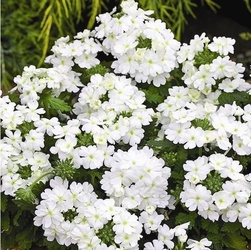
#> input picture images/05_HSV.jpeg, 251 x 250 px, shrunk from 589 x 587 before the run, found by its file name
$ jupyter execute --allow-errors 05_HSV,HSI_ve_YUV.ipynb
#> lines starting #> are read from the running program, lines starting #| are printed output that depends on the picture
<a href="https://colab.research.google.com/github/mervebudakk/python/blob/main/05_HSV%2CHSI_ve_YUV.ipynb" target="_parent"></a>

##1. HSV RENK UZAYI
 RGB renk uzayı genel olarak kullanılan renk uzayıdır. Bu renk uzayında üç ana bileşen kullanılır.Görüntü **r, g, b** yani **kırmızı, yeşil, mavi** renk kodları üzerine tanımlanır. Her piksel bu renk kodlarına göre ara değerler alır. Böylece renkli bir resim elde edilir.

HSV renk uzayı ise **Hue(Renk), Saturation(Doygunluk) ve Value(Parlaklık)**  terimleri ile rengi tanımlar.RGB de renklerin karışımı kullanılmasına karşın HSV de renk, doygunluk ve parlaklık değerleri kullanılır. Doygunluk rengin canlılığını belirlerken parlaklık rengin aydınlığını ifade eder. Örneğin; HSV uzayında siyah renk için renk ve doygunluk değerleri 0 ile 255 arasında herhangi bir değer alabilirken  parlaklık değeri sıfırdır. Beyaz renkte ise parlaklık değeri 255’tir. Buna göre herhangi bir bilgisayarlı görme/görüntü işleme uygulamasında belirli renkteki bir nesneyi ayırt etmek istenirse HSV renk uzayını kullanmak daha elverişlidir. Çünkü RGB renk uzayında eşik değeri için kullanılan filtreler yerine burada sadece Hue bileşeni ile eşik değeri belirlenebilir. Böylelikle daha net renkler elde edilebilir.
 HSV renk uzayı 1978 yılında Alvy Ray Smith tarafından RGB uzayına göre insan görme sistemine daha benzer bir yapı oluşturmak amacıyla tanımlandı.

 Şekil 1’de görüleceği üzere H değeri 0-360° arasında değişirken renklerin öz değerleri değişir. Ancak H sabit olarak seçilir ve diğer değerler (S-V) 0-100 arasında değiştirilirse aynı rengin farklı doygunluk ve parlaklıktaki değerleri elde edilir. Bu özelliğinden dolayı HSV renk temelli ayırma işlemlerinde sıklıkla tercih edilir. İki uzay arasındaki dönüşüm doğrusal olmayan bir bağlantı ile gerçekleştirilir.

[cell 1]
#Google Drive'ınızı bağlamak için kullanılır.
from google.colab import drive
drive.mount('/content/drive')

[cell 2]
from PIL import Image
from IPython.display import display

#PIL modülünden Image kütüphanesi uygulamaya dahil edilir.

[cell 3]
from IPython.display import Image
Image(filename="/content/drive/My Drive/Resource/05_HSV_cone.png")

[cell 4]
Image(filename="/content/drive/My Drive/Resource/05_HSV2.png")

##1.1. HSV Modelleme
RGB renk uzayından HSV renk uzayına geçiş yapmak için belirli formüller kullanılır. Burada dikkat edilmesi gereken nokta RGB değerlerini 0-1 arasına indirilmesi gerekliliğidir. Her pikselin değeri 255 ile bölünerek normalize edildikten sonra aşağıdaki formüller ile HSV değerleri bulunabilir.

İlk olarak görüntünün piksel değerlerinde bulunan renk kodları alınır .

R' = R/255

G' = G/255

B' = B/255

Cmax = max (R', G', B')

Cmin = min (R', G', B')

Δ = Cmax - Cmin

Hue(Renk) değeri için hesaplama:

[cell 5]
Image(filename="/content/drive/My Drive/Resource/05_hsvFormul1.jpeg")

Saturation(Doygunluk) değeri için hesaplama:

[cell 6]
Image(filename="/content/drive/My Drive/Resource/05_HSVformul2.png")

Value(Parlaklık) değeri için hesaplama:

>$V = Cmax$

##1.2.HSV  Metodu Uygulaması:

[cell 7]
def  rgbtohsv (r, g, b):
#Kullanılan fonksiyon 'rgbtohsv' adında int türünde 'r,g,b' adlı üç parametre ile kullanmaktadır.
    r, g, b = r/255.0, g/255.0, b/255.0
#Alınan r,g,b değişkenlerini normalize hale getirmek için yani 0-1 değerleri arasına almak için her değişken 255 sayısına bölünür.
    Cmax = max (r, g, b)
#Yeni değerleri hesaplanan r,g,b değişkenleri arasından en büyük olanı bulunup 'Cmax' değişkenine atılır.
    Cmin = min (r, g, b)
#Yeni değerleri hesaplanan r,g,b değişkenleri arasından en küçük olanı bulunup 'Cmin' değişkenine atılır.
    delta = Cmax - Cmin
#Formülde belirtilen delta değişkeninin hesaplanması için en büyük değerden en küçük değer çıkarılır. Böylece orta bir değer hesaplanır.
    if delta == 0:
#Hue bileşenini bulmak; yani 'h' değişkeni için, eğer en küçük ve en büyük değer eşit ise hue(renk) bileşenine '0' değeri atanır.
        h = 0
    elif Cmax == r:
#Eğer bulunan en büyük değer r(kırmızı) değişkenine eşitse formüldeki denklem uygulanır. En son 360 ile mod işlemi yapılmasının nedeni raporda belirtildiği gibi Hue bileşeni derece cinsinden değer almaktadır. Bu yüzden 360 üzerinden mod alınarak derecesi hesaplanır.
        h = (60 * ((g-b)/delta)) % 360
    elif Cmax == g:
#Eğer bulunan en büyük değer g(yeşil) değişkenine eşitse formüldeki denklem uygulanır. Burada +2 kullanılmasının nedeni 360 derecelik Hue bileşeninde yeşil renginin başlangıç açısı 120 derecesine denk gelmektedir.(Şekil 1.2 de gösterilmiştir.)
        h = (60 * ((b-r)/delta) + 2) % 360
    elif Cmax == b:
#Eğer bulunan en büyük değer b(mavi) değişkenine eşitse formüldeki denklem uygulanır. Burada +4 kullanılmasının nedeni 360 derecelik Hue bileşeninde mavi renginin başlangıç açısı 240 derecesine denk gelmektedir.(Şekil 1.2 de gösterilmiştir.)
        h = (60 * ((r-g)/delta) + 4) % 360
    if Cmax == 0:
#Saturation bileşenini bulmak; yani 's' değişkeni için, eğer 'Cmax' en büyük değişkenimiz '0' ise s değişkenine 0 değeri atılır..
        s = 0
    else:
        s = delta/Cmax
#Değilse formülde gösterildiği gibi, bulunan delta değişkeni en büyük değere bölünür.
    v = Cmax
#Value bileşenini en büyük değer oluşturmaktadır.
    h=int(h)
#Son olarak görüntüdeki piksel değerleri int türünde olduğundan tüm değişkenlere tür dönüşümü yapılır.
    s=int(s)
    v=int(v)
    return h, s, v
    #Tür dönüşümü yapılan değerler geri gönderilir.

[cell 8]
from PIL import Image

resim = Image.open("/content/drive/My Drive/Resource/05_HSV.jpeg")
#> resim is the input picture: PIL image 251x250 RGB; mean R, G, B 154, 156.9, 139.9

resim_pix = resim.load()

#resmi load fonksiyonuyla pix değişkenine yüklüyoruz

[cell 9]
#@title HSV.jpg dosyanın orjinal hali
display(resim)

[cell 10]
w=resim.size[0]
#> w = 251
#w değişkenine resim dosyasının genişlik boyutunu atılır. Dosyanın genişliği 640 piksel.
hg=resim.size[1]
#> hg = 250
#hg değişkenine resim dosyasının yükseklik boyutunu atılır. Dosyanın yüksekliği 360 piksel.
for i in range(w):
#Görüntünün tüm piksellerinde bulunan renk kodlarını almak için iç içe döngü oluşturulur.
    for j in range(hg):
        r, g, b = resim.getpixel((i, j))
 #Her pikselde birer r(kırmızı),g(yeşil),b(mavi) değeri bulunmaktadır. Bunlar o piksele renk veren kodlardır. Öncelikle 'getpixel' fonksiyonu ile bu değerleri r,g,b değişkenlerine atılır.
        h, s, v = rgbtohsv(r, g, b)
#Alınan r,g,b değişkenler rgbtohsv fonksiyonuna gönderilir. Bu fonksiyonun geri dönüşü üç parametre olacaktır. Bunlar da h,s,v değişkenlerinde saklanır.
        resim_pix[i,j] = (h, s, v)
#Fonksiyondan elde edilen  h,s,v değerleri görüntünün uygun piksellerine yeni değer olarak atılır.
resim.save("/content/drive/My Drive/Resource/hsv_new.jpg")
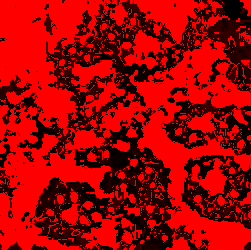
#> saved as hsv_new.jpg: PIL image 251x250 RGB; mean R, G, B 161.3, 0, 0

[cell 11]
#@title hsv.jpg  dosyasının yeni hali
display(resim)

##2.HSI RENK UZAYI

RGB, CMY gibi renk uzayları insan gözünün renk alma yapısındadır. İnsan beyninde renkler tanınırken ya da birbiri ile karşılaştırılırken bu modellerin kullanımı zordur.
Bu nedenle bu tür çalışmalarda **renk özü (hue-H), doygunluk (saturation-S) ve şiddet (intensity-I)** tanımlamaları kullanılır. Bu bileşenlerden oluşan modele de HSI (hue, saturation, intensity) renk modeli adı verilir.
Sonuçta söyleyebiliriz ki, RGB renk modeli renk oluşturma için idealdir (örn;
monitör) fakat betimlemede kötüdür. HSI renk modeli ise renge bağlı tanımlamada çok iyidir.

[cell 12]
from IPython.display import Image
Image(filename="/content/drive/My Drive/Resource/05_HSV_cylinder.png")

##2.1. HSI Modelleme

**Renk Özü (Hue-H) :** Baskın renk dalga boyunu gösterir ve açısal olarak [0°,360°] aralığında ifade edilir.

**Doygunluk (Saturation-S) :** Saf rengin beyaz ışık
ile hangi oranda karıştığını gösterir. Yarıçapa
karşılık gelir ve [0,1] aralığında değer alır.

**Şiddet (Intensity-I):** Işık miktarını gösterir.

**RGB → HSI geçiş:**

[cell 13]
Image(filename="/content/drive/My Drive/Resource/05_hsiFormul.png")

##2.2. HSI  Metodu Uygulaması

[cell 14]
from PIL import Image
import math

#PIL modülünden IMAGE kütüphanesi uygulamaya dahil edilir.
def  rgbtohsi (R, G, B):
#Kullanılan fonksiyon 'rgbtohsi' adında int türünde 'r,g,b' adlı üç parametre ile kullanmaktadır.

  r = R / 255
  g = G / 255  #Değerler normalize hale getirilir.
  b = B / 255

  num=0.5*((r-g)+(r-b))
  den=((r-g)*(r-g)+(r-b)*(g-b))**(0.5) #Formül uygulanır.

  if(b<=g):
     # h [0,pi] aralığında
     if den != 0:
         h = math.acos(num / (den))
     else:
         h = 0

  elif(b>g):
      # h [pi,2pi] aralığında
      if den!=0:
          h=(2*math.pi)-math.acos(num/den)
      else:
          h=0
  s=1-(3*min(r,g,b)/(r+g+b)) #s değeri
  i=(r+g+b)/3                #i değeri

  return int(h*180/math.pi), int(s*100), int(i*255)
  #Tür dönüşümü yapılan değerler geri gönderilir.

[cell 15]
from PIL import Image

#> (the rest of this cell did not finish here and is left out)

[cell 16]
#@title hsi.png dosyanın orjinal hali
display(resim)

[cell 17]
w=resim.size[0]
#w değişkenine resim dosyasının genişlik boyutunu atılır. Dosyanın genişliği 640 piksel.
hg=resim.size[1]
#hg değişkenine resim dosyasının yükseklik boyutunu atılır. Dosyanın yüksekliği 360 piksel.
#> (the rest of this cell did not finish here and is left out)

[cell 18]
#@title hsi.png dosyasının yeni hali
display(resim)
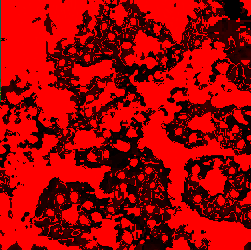
#> shown: PIL image 251x250 RGB; mean R, G, B 161, 0.2, 0.1

##3. YUV RENK UZAYI

 PAL, NTSC, SECAM kompozit renkli video standartlarında kullanılır.

 Y, **ışıklılık** (luma); U ve V **renklilik** (chrominance) bileşenleridir.
 YUV bileşenleri RGB’den türetilir.

 Y, ortalama parlaklığı veren ve R, G, B bileşenlerinin ağırlıklı ortalaması ile
 elde edilen ışıklılık bileşeni; U, mavi bileşeninden Y’nin; V, kırmızı
 bileşeninden Y nin çıkarılması ile elde edilen fark bileşenleridir.

[cell 19]
from IPython.display import Image
Image(filename="/content/drive/My Drive/Resource/05_YUV.png")

Y=0.5 için elde edilen U-V renk düzlemi

   >>>> Şekil 2.1

**RGB → YUV geçiş:**

[cell 20]
Image(filename="/content/drive/My Drive/Resource/05_yuvFormul2.png")

##3.1. YUV  Metodu Uygulaması

[cell 21]
from PIL import Image
import math

#PIL modülünden IMAGE kütüphanesi uygulamaya dahil edilir.
def  rgbtoyuv (R, G, B):
  r=R/255
  g=G/255 #Değerler normalize hale getirilir.
  b=B/255

  Y=(0.299*r)+(0.587*g)+(0.114*b)
  U=0.492*(b-Y)
  V=0.877*(r-Y)

  return int(Y*255),int(U*255),int(V*255) # y,u,v değerleri 255 ile çarpılarak resim üzerinde gösterilir.
  #Tür dönüşümü yapılan değerler geri gönderilir.

#> (a cell that did not finish here is left out)

[cell 23]
#@title 05_hsi.png dosyanın orjinal hali
display(resim)

[cell 24]
w=resim.size[0]
#w değişkenine resim dosyasının genişlik boyutunu atılır. Dosyanın genişliği 640 piksel.
hg=resim.size[1]
#hg değişkenine resim dosyasının yükseklik boyutunu atılır. Dosyanın yüksekliği 360 piksel.
for i in range(w):
#Görüntünün tüm piksellerinde bulunan renk kodlarını almak için iç içe döngü oluşturulur.
  for j in range(hg):
      r, g, b = resim.getpixel((i, j))
#Her pikselde birer r(kırmızı),g(yeşil),b(mavi) değeri bulunmaktadır. Bunlar o piksele renk veren kodlardır. Öncelikle 'getpixel' fonksiyonu ile bu değerleri r,g,b değişkenlerine atılır.
      h, s, v = rgbtoyuv(r, g, b)
#Alınan r,g,b değişkenler rgbtoyuv fonksiyonuna gönderilir. Bu fonksiyonun geri dönüşü üç parametre olacaktır. Bunlar da y,u,v değişkenlerinde saklanır.
      resim_pix[i,j] = (h, s, v)
#Fonksiyondan elde edilen  y,u,v değerleri görüntünün uygun piksellerine yeni değer olarak atılır.
resim.save("/content/drive/My Drive/Resource/yuv_new.jpg")
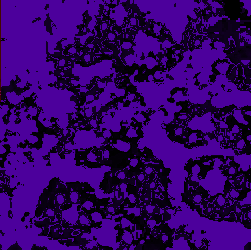
#> saved as yuv_new.jpg: PIL image 251x250 RGB; mean R, G, B 47.9, 0, 98.3
#Oluşan görüntü yeni adıyla belirtilen klasöre kaydedilir.
